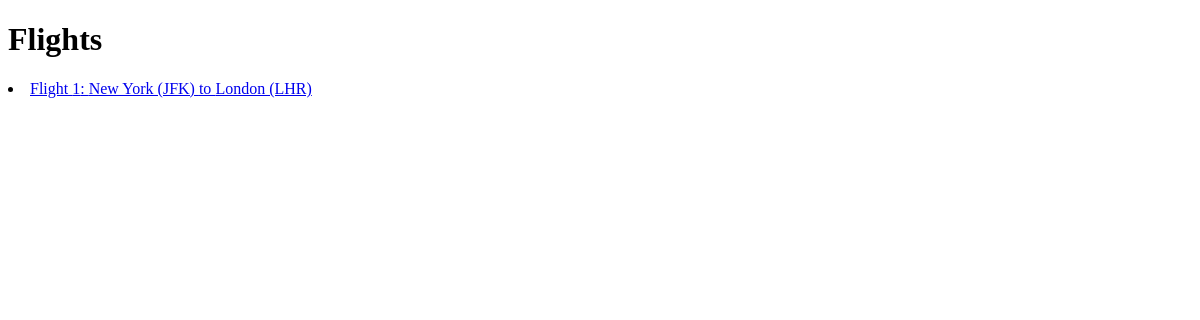
/flights/, run on an earlier commit of the app's database.
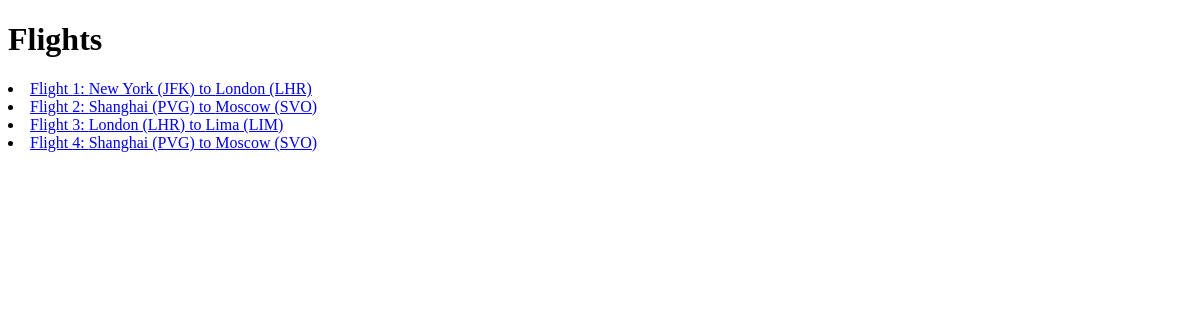
And on a later commit of the database.
### flights/models.py (models this page shows, shortened)
class Flight(models.Model):
    origin = models.ForeignKey(Airport, on_delete=models.CASCADE, related_name="departures")
    destination = models.ForeignKey(Airport, on_delete=models.CASCADE, related_name="arrivals")
    duration = models.IntegerField()

class Airport(models.Model):
    code = models.CharField(max_length=3)
    city = models.CharField(max_length=64)
    def __str__(self):
        return (f"{self.city} ({self.code})")

### flights/views.py (the view)
# urls.py: path("", views.index, name="index"),
def index(request):
    return render(request, "flights/index.html", {
        "flights": Flight.objects.all()
    })

### flights/templates/flights/index.html
{% extends 'flights/layout.html' %}
{% block body %}
    <h1>Flights</h1>
    {% for flight in flights  %}
        <li>
            <a href="{%url 'flight' flight.id%}">
            Flight {{ flight.id}}: {{flight.origin}} to {{flight.destination}}
            </a>
        </li>
    {% endfor %}
{% endblock body %}

### flights/templates/flights/layout.html (shortened to what this page needs)
<!DOCTYPE html>
<html>
    <head>
    </head>
    <body>
        {% block body %}{% endblock body %}
    </body>
</html>

What changed in the data, as far as the page shows it:
added Flight: id "2", origin "Shanghai (PVG)", destination "Moscow (SVO)"
added Flight: id "3", origin "London (LHR)", destination "Lima (LIM)"
added Flight: id "4", origin "Shanghai (PVG)", destination "Moscow (SVO)"
